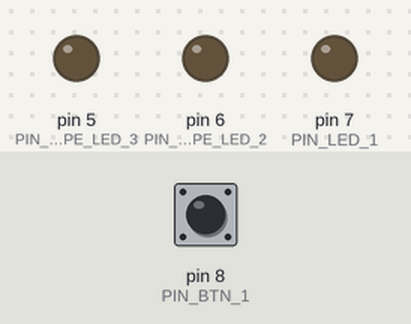
The sketch below on a simulated Arduino Uno, built with avr-gcc and run on an emulated ATmega328P. On the bench: output pins drawn as LEDs (lit = HIGH). Inputs (shaded band) come from the test bench; at power-on: pin 8 (PIN_BTN_1) LOW.

Above: at 1.2 s.
1.3 s: pin 8 (PIN_BTN_1) pulled HIGH for 1 s
At 2.1 s:
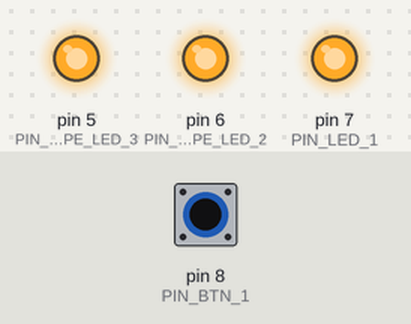
3.8 s: pin 8 (PIN_BTN_1) pulled HIGH for 1 s
At 5.4 s:
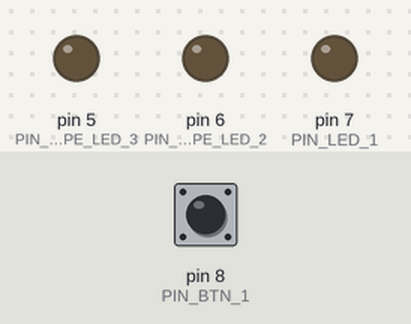
6.3 s: pin 8 (PIN_BTN_1) pulled HIGH for 3.2 s
At 7.7 s:
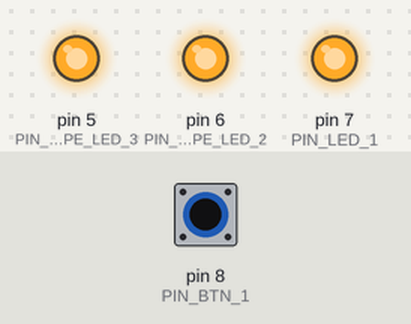
11.0 s: pin 8 (PIN_BTN_1) pulled HIGH for 0.15 s
At 12.0 s:
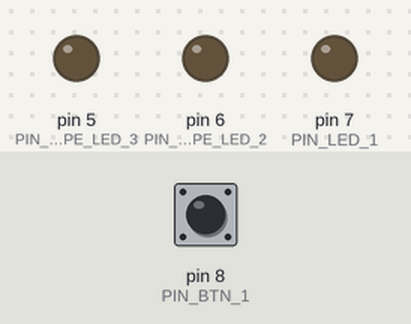
12.6 s: pin 8 (PIN_BTN_1) pulled HIGH for 0.15 s
At 13.2 s:
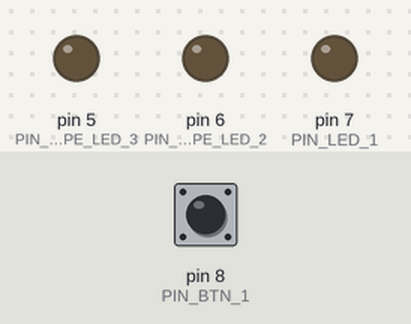
Timing chart, 0 to 15.2 s (numbered marks = the images above; inputs shaded):
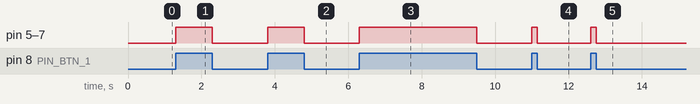

The sketch:

BlinkLedOOP.ino
```cpp
#include "Common.h"

byte SelectedID = 0;

void setup() {
  //Serialcom
  Serial.begin(9600);

  //Calling the function initAll from Common class
  initAll();
}

// the loop function runs over and over again forever
void loop() {
  module_1.LED(onLight);
  module_2.LED(onLight);
  module_3.LED(onLight);

  //module_1.LIGHT();
}

void onLight(byte aID){
  SelectedID = aID;

  switch(SelectedID){
    case 1: modulex = module_1;
    break;
    case 2: modulex = module_2;
    break;
    case 3: modulex = module_3;
    break;
  }
  modulex.LIGHT();
}
```

Common.h
```cpp
#include "uType.h"

//instead of declaring variable we can also use defining method
#define PIN_TYPE_LED_1 7
#define PIN_TYPE_LED_2 6
#define PIN_TYPE_LED_3 5

#define PIN_TYPE_BTN_1 8

//declaration of function
TType module_1, module_2, module_3;
TType modulex;

void initAll(){
  module_1.init(PIN_TYPE_BTN_1, PIN_TYPE_LED_1, 1);
  module_2.init(PIN_TYPE_BTN_1, PIN_TYPE_LED_2, 2);
  module_3.init(PIN_TYPE_BTN_1, PIN_TYPE_LED_3, 3);
}
```

uType.h
```cpp
#include <Wire.h>

//uType Module use only to initialize sensors ex. LED, Servo, Buttons
class TType{
  private://Private Variables
    int PIN_BTN_1 = 8;
    int PIN_LED_1 = 7;
    int buttonValue = 0;
    byte ID = 0;

  public: //Public methods
    void init(int aBtn, int aLed, byte aID);
    void ledon();
    void ledoff();
    void LIGHT();
    void LED(void onLight(byte aID));
};
//initializing methods
void TType::init(int aBtn, int aLed, byte aID){
   PIN_BTN_1 = aBtn;
   PIN_LED_1 = aLed;
   ID = aID;

   pinMode(PIN_BTN_1, INPUT);
   pinMode(PIN_LED_1, OUTPUT);
}

void TType::LED(void onLight(byte aID)){
    onLight(ID);
}

void TType::LIGHT(){
  buttonValue = digitalRead(PIN_BTN_1);
  if(buttonValue != 0){
    digitalWrite(PIN_LED_1, HIGH);
  }else{
    digitalWrite(PIN_LED_1, LOW);
  }
}
```

Measured:
- after the input at 1.3 s, pin 5 (PIN_TYPE_LED_3), pin 6 (PIN_TYPE_LED_2), pin 7 (PIN_LED_1): LOW → HIGH at once, → LOW 1.0 s later
- after the input at 3.8 s, pin 5 (PIN_TYPE_LED_3), pin 6 (PIN_TYPE_LED_2), pin 7 (PIN_LED_1): LOW → HIGH at once, → LOW 1.0 s later
- after the input at 6.3 s, pin 5 (PIN_TYPE_LED_3), pin 6 (PIN_TYPE_LED_2), pin 7 (PIN_LED_1): LOW → HIGH at once, → LOW 3.2 s later
- after the input at 11.0 s, pin 5 (PIN_TYPE_LED_3), pin 6 (PIN_TYPE_LED_2), pin 7 (PIN_LED_1): LOW → HIGH at once, → LOW 0.15 s later
- after the input at 12.6 s, pin 5 (PIN_TYPE_LED_3), pin 6 (PIN_TYPE_LED_2), pin 7 (PIN_LED_1): LOW → HIGH at once, → LOW 0.15 s later
